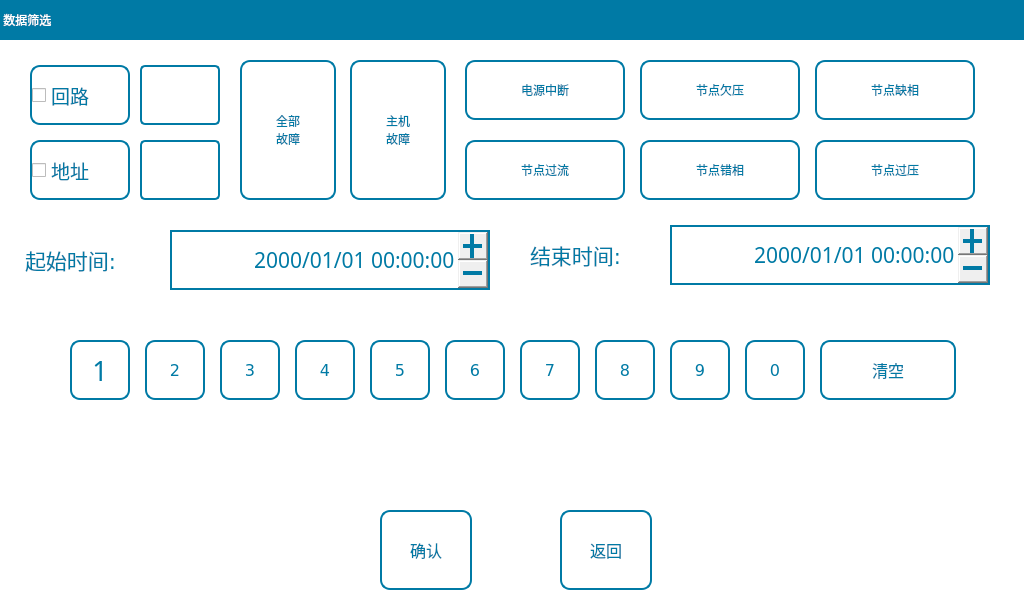
<?xml version="1.0" encoding="UTF-8"?>
<ui version="4.0">
 <class>DataFilter</class>
 <widget class="QWidget" name="DataFilter">
  <property name="geometry">
   <rect>
    <x>0</x>
    <y>0</y>
    <width>1024</width>
    <height>600</height>
   </rect>
  </property>
  <property name="focusPolicy">
   <enum>Qt::NoFocus</enum>
  </property>
  <property name="windowTitle">
   <string>Form</string>
  </property>
  <property name="styleSheet">
   <string notr="true">QWidget#DataFilter{
color:rgb(0, 0, 0);
background-color: rgb(255, 255, 255);
}

QToolButton{
font: 20pt &quot;文泉驿等宽微米黑&quot;;
font: 12pt &quot;DejaVu Sans&quot;;
border:2px solid rgb(0, 122, 165);
border-radius:10px;
color:rgb(0, 122, 165);
background-color: rgb(255, 255, 255);
}
QLabel#lb_start{
font: 16pt &quot;DejaVu Sans&quot;;
color:rgb(0, 122, 165);
}
QLabel#lb_end{
font: 16pt &quot;DejaVu Sans&quot;;
color:rgb(0, 122, 165);
}
QLineEdit{
font: 14pt &quot;文泉驿等宽微米黑&quot;;
color:rgb(15, 41, 68);
border-radius:5px;
border:2px solid rgb(0, 122, 165);
}
QCheckBox{
spacing: 5px;
font: 14pt &quot;文泉驿等宽微米黑&quot;;
font: 14pt &quot;DejaVu Sans&quot;;
color:rgb(0, 122, 165);
border:2px solid rgb(0, 122, 165);
border-radius:10px;
}
QCheckBox::indicator{
width:15px;
height:15px;
margin-left:5px;
border-radius:10px;
image: url(:/Image/uncheck.png);
}
QCheckBox::indicator::unchecked {
image: url(:/Image/uncheck.png);
}
QCheckBox::indicator::checked {
image: url(:/Image/checked.png);
}

QDateTimeEdit{
color: rgb(0, 122, 165);
font: 14pt &quot;文泉驿微米黑&quot; ;
border:2px solid  rgb(0, 122, 165);
}
QDateTimeEdit::up-button {
width: 30px; 
height:28px;
}
QDateTimeEdit::down-button {
 width: 30px;
height:28px;
}

</string>
  </property>
  <widget class="QLineEdit" name="lineEditCanId">
   <property name="geometry">
    <rect>
     <x>140</x>
     <y>140</y>
     <width>80</width>
     <height>60</height>
    </rect>
   </property>
   <property name="font">
    <font>
     <family>文泉驿等宽微米黑</family>
     <pointsize>14</pointsize>
     <weight>50</weight>
     <italic>false</italic>
     <bold>false</bold>
    </font>
   </property>
   <property name="focusPolicy">
    <enum>Qt::ClickFocus</enum>
   </property>
   <property name="text">
    <string/>
   </property>
   <property name="maxLength">
    <number>3</number>
   </property>
   <property name="alignment">
    <set>Qt::AlignRight|Qt::AlignTrailing|Qt::AlignVCenter</set>
   </property>
  </widget>
  <widget class="QLabel" name="lb_end">
   <property name="geometry">
    <rect>
     <x>530</x>
     <y>225</y>
     <width>140</width>
     <height>60</height>
    </rect>
   </property>
   <property name="font">
    <font>
     <family>DejaVu Sans</family>
     <pointsize>16</pointsize>
     <weight>50</weight>
     <italic>false</italic>
     <bold>false</bold>
    </font>
   </property>
   <property name="text">
    <string>结束时间:</string>
   </property>
  </widget>
  <widget class="QCheckBox" name="checkBoxLoop">
   <property name="geometry">
    <rect>
     <x>30</x>
     <y>65</y>
     <width>100</width>
     <height>60</height>
    </rect>
   </property>
   <property name="font">
    <font>
     <family>DejaVu Sans</family>
     <pointsize>14</pointsize>
     <weight>50</weight>
     <italic>false</italic>
     <bold>false</bold>
    </font>
   </property>
   <property name="focusPolicy">
    <enum>Qt::NoFocus</enum>
   </property>
   <property name="styleSheet">
    <string notr="true"/>
   </property>
   <property name="text">
    <string>回路</string>
   </property>
   <property name="checked">
    <bool>false</bool>
   </property>
  </widget>
  <widget class="QLineEdit" name="lineEditLoop">
   <property name="geometry">
    <rect>
     <x>140</x>
     <y>65</y>
     <width>80</width>
     <height>60</height>
    </rect>
   </property>
   <property name="font">
    <font>
     <family>文泉驿等宽微米黑</family>
     <pointsize>14</pointsize>
     <weight>50</weight>
     <italic>false</italic>
     <bold>false</bold>
    </font>
   </property>
   <property name="focusPolicy">
    <enum>Qt::ClickFocus</enum>
   </property>
   <property name="text">
    <string/>
   </property>
   <property name="maxLength">
    <number>2</number>
   </property>
   <property name="alignment">
    <set>Qt::AlignRight|Qt::AlignTrailing|Qt::AlignVCenter</set>
   </property>
  </widget>
  <widget class="QDateTimeEdit" name="dTEditStart">
   <property name="geometry">
    <rect>
     <x>170</x>
     <y>230</y>
     <width>320</width>
     <height>60</height>
    </rect>
   </property>
   <property name="font">
    <font>
     <family>文泉驿微米黑</family>
     <pointsize>16</pointsize>
     <weight>50</weight>
     <italic>false</italic>
     <bold>false</bold>
    </font>
   </property>
   <property name="focusPolicy">
    <enum>Qt::ClickFocus</enum>
   </property>
   <property name="styleSheet">
    <string notr="true">color: rgb(0, 122, 165);
font: 16pt &quot;文泉驿微米黑&quot; ;
border:2px solid  rgb(0, 122, 165);</string>
   </property>
   <property name="alignment">
    <set>Qt::AlignRight|Qt::AlignTrailing|Qt::AlignVCenter</set>
   </property>
   <property name="buttonSymbols">
    <enum>QAbstractSpinBox::PlusMinus</enum>
   </property>
   <property name="currentSection">
    <enum>QDateTimeEdit::YearSection</enum>
   </property>
   <property name="displayFormat">
    <string>yyyy/MM/dd hh:mm:ss</string>
   </property>
   <property name="timeSpec">
    <enum>Qt::LocalTime</enum>
   </property>
  </widget>
  <widget class="QLabel" name="lb_start">
   <property name="geometry">
    <rect>
     <x>25</x>
     <y>230</y>
     <width>140</width>
     <height>60</height>
    </rect>
   </property>
   <property name="font">
    <font>
     <family>DejaVu Sans</family>
     <pointsize>16</pointsize>
     <weight>50</weight>
     <italic>false</italic>
     <bold>false</bold>
    </font>
   </property>
   <property name="text">
    <string>起始时间:</string>
   </property>
  </widget>
  <widget class="QCheckBox" name="checkBoxCanId">
   <property name="geometry">
    <rect>
     <x>30</x>
     <y>140</y>
     <width>100</width>
     <height>60</height>
    </rect>
   </property>
   <property name="font">
    <font>
     <family>DejaVu Sans</family>
     <pointsize>14</pointsize>
     <weight>50</weight>
     <italic>false</italic>
     <bold>false</bold>
    </font>
   </property>
   <property name="focusPolicy">
    <enum>Qt::NoFocus</enum>
   </property>
   <property name="text">
    <string>地址</string>
   </property>
   <property name="checked">
    <bool>false</bool>
   </property>
  </widget>
  <widget class="QToolButton" name="tBtnOk">
   <property name="geometry">
    <rect>
     <x>380</x>
     <y>510</y>
     <width>92</width>
     <height>80</height>
    </rect>
   </property>
   <property name="font">
    <font>
     <family>DejaVu Sans</family>
     <pointsize>12</pointsize>
     <weight>50</weight>
     <italic>false</italic>
     <bold>false</bold>
    </font>
   </property>
   <property name="focusPolicy">
    <enum>Qt::NoFocus</enum>
   </property>
   <property name="text">
    <string>确认</string>
   </property>
   <property name="icon">
    <iconset resource="../image.qrc">
     <normaloff>:/Image/ok.png</normaloff>:/Image/ok.png</iconset>
   </property>
   <property name="iconSize">
    <size>
     <width>35</width>
     <height>35</height>
    </size>
   </property>
   <property name="toolButtonStyle">
    <enum>Qt::ToolButtonTextUnderIcon</enum>
   </property>
  </widget>
  <widget class="QToolButton" name="tBtnBack">
   <property name="enabled">
    <bool>true</bool>
   </property>
   <property name="geometry">
    <rect>
     <x>560</x>
     <y>510</y>
     <width>92</width>
     <height>80</height>
    </rect>
   </property>
   <property name="font">
    <font>
     <family>DejaVu Sans</family>
     <pointsize>12</pointsize>
     <weight>50</weight>
     <italic>false</italic>
     <bold>false</bold>
    </font>
   </property>
   <property name="focusPolicy">
    <enum>Qt::NoFocus</enum>
   </property>
   <property name="text">
    <string>返回</string>
   </property>
   <property name="icon">
    <iconset resource="../image.qrc">
     <normaloff>:/Image/back.png</normaloff>:/Image/back.png</iconset>
   </property>
   <property name="iconSize">
    <size>
     <width>35</width>
     <height>35</height>
    </size>
   </property>
   <property name="toolButtonStyle">
    <enum>Qt::ToolButtonTextUnderIcon</enum>
   </property>
  </widget>
  <widget class="QLabel" name="label_23">
   <property name="geometry">
    <rect>
     <x>0</x>
     <y>0</y>
     <width>1024</width>
     <height>40</height>
    </rect>
   </property>
   <property name="styleSheet">
    <string notr="true">font: 20pt &quot;文泉驿等宽微米黑&quot;;
color: rgb(255, 255, 255);
background-color: rgb(0, 122, 165);</string>
   </property>
   <property name="text">
    <string> 数据筛选</string>
   </property>
  </widget>
  <widget class="QToolButton" name="tBtnAllError">
   <property name="geometry">
    <rect>
     <x>240</x>
     <y>60</y>
     <width>96</width>
     <height>140</height>
    </rect>
   </property>
   <property name="focusPolicy">
    <enum>Qt::NoFocus</enum>
   </property>
   <property name="text">
    <string>全部
故障</string>
   </property>
   <property name="checked">
    <bool>false</bool>
   </property>
  </widget>
  <widget class="QStackedWidget" name="stackedWidget">
   <property name="geometry">
    <rect>
     <x>450</x>
     <y>50</y>
     <width>540</width>
     <height>160</height>
    </rect>
   </property>
   <property name="styleSheet">
    <string notr="true">background-color: rgb(255, 255, 255);</string>
   </property>
   <property name="currentIndex">
    <number>0</number>
   </property>
   <widget class="QWidget" name="pagePMFE">
    <widget class="QToolButton" name="tBtnErrorPha">
     <property name="geometry">
      <rect>
       <x>190</x>
       <y>90</y>
       <width>160</width>
       <height>60</height>
      </rect>
     </property>
     <property name="focusPolicy">
      <enum>Qt::NoFocus</enum>
     </property>
     <property name="text">
      <string>节点错相</string>
     </property>
    </widget>
    <widget class="QToolButton" name="tBtnOverVol">
     <property name="geometry">
      <rect>
       <x>365</x>
       <y>90</y>
       <width>160</width>
       <height>60</height>
      </rect>
     </property>
     <property name="focusPolicy">
      <enum>Qt::NoFocus</enum>
     </property>
     <property name="text">
      <string>节点过压</string>
     </property>
    </widget>
    <widget class="QToolButton" name="tBtnLostPow">
     <property name="geometry">
      <rect>
       <x>15</x>
       <y>10</y>
       <width>160</width>
       <height>60</height>
      </rect>
     </property>
     <property name="focusPolicy">
      <enum>Qt::NoFocus</enum>
     </property>
     <property name="text">
      <string>电源中断</string>
     </property>
    </widget>
    <widget class="QToolButton" name="tBtnLackVol">
     <property name="geometry">
      <rect>
       <x>190</x>
       <y>10</y>
       <width>160</width>
       <height>60</height>
      </rect>
     </property>
     <property name="focusPolicy">
      <enum>Qt::NoFocus</enum>
     </property>
     <property name="text">
      <string>节点欠压</string>
     </property>
    </widget>
    <widget class="QToolButton" name="tBtnOverCur">
     <property name="geometry">
      <rect>
       <x>15</x>
       <y>90</y>
       <width>160</width>
       <height>60</height>
      </rect>
     </property>
     <property name="focusPolicy">
      <enum>Qt::NoFocus</enum>
     </property>
     <property name="text">
      <string>节点过流</string>
     </property>
    </widget>
    <widget class="QToolButton" name="tBtnLostPha">
     <property name="geometry">
      <rect>
       <x>365</x>
       <y>10</y>
       <width>160</width>
       <height>60</height>
      </rect>
     </property>
     <property name="focusPolicy">
      <enum>Qt::NoFocus</enum>
     </property>
     <property name="text">
      <string>节点缺相</string>
     </property>
    </widget>
   </widget>
   <widget class="QWidget" name="pageEFMQ">
    <widget class="QToolButton" name="tBtnError">
     <property name="geometry">
      <rect>
       <x>130</x>
       <y>10</y>
       <width>95</width>
       <height>140</height>
      </rect>
     </property>
     <property name="focusPolicy">
      <enum>Qt::NoFocus</enum>
     </property>
     <property name="text">
      <string>节点
故障</string>
     </property>
    </widget>
    <widget class="QToolButton" name="tBtnAlarm">
     <property name="geometry">
      <rect>
       <x>15</x>
       <y>10</y>
       <width>95</width>
       <height>140</height>
      </rect>
     </property>
     <property name="focusPolicy">
      <enum>Qt::NoFocus</enum>
     </property>
     <property name="text">
      <string>节点
报警</string>
     </property>
    </widget>
    <widget class="QToolButton" name="tBtnOffLine">
     <property name="geometry">
      <rect>
       <x>245</x>
       <y>10</y>
       <width>95</width>
       <height>140</height>
      </rect>
     </property>
     <property name="focusPolicy">
      <enum>Qt::NoFocus</enum>
     </property>
     <property name="text">
      <string>通讯
故障</string>
     </property>
    </widget>
   </widget>
  </widget>
  <widget class="QToolButton" name="tBtnHost">
   <property name="geometry">
    <rect>
     <x>350</x>
     <y>60</y>
     <width>96</width>
     <height>140</height>
    </rect>
   </property>
   <property name="focusPolicy">
    <enum>Qt::NoFocus</enum>
   </property>
   <property name="text">
    <string>主机
故障</string>
   </property>
   <property name="checked">
    <bool>false</bool>
   </property>
  </widget>
  <widget class="QDateTimeEdit" name="dTEditEnd">
   <property name="geometry">
    <rect>
     <x>670</x>
     <y>225</y>
     <width>320</width>
     <height>60</height>
    </rect>
   </property>
   <property name="font">
    <font>
     <family>文泉驿微米黑</family>
     <pointsize>16</pointsize>
     <weight>50</weight>
     <italic>false</italic>
     <bold>false</bold>
    </font>
   </property>
   <property name="focusPolicy">
    <enum>Qt::ClickFocus</enum>
   </property>
   <property name="styleSheet">
    <string notr="true">color: rgb(0, 122, 165);
font: 16pt &quot;文泉驿微米黑&quot; ;
border:2px solid  rgb(0, 122, 165);</string>
   </property>
   <property name="alignment">
    <set>Qt::AlignRight|Qt::AlignTrailing|Qt::AlignVCenter</set>
   </property>
   <property name="buttonSymbols">
    <enum>QAbstractSpinBox::PlusMinus</enum>
   </property>
   <property name="currentSection">
    <enum>QDateTimeEdit::YearSection</enum>
   </property>
   <property name="displayFormat">
    <string>yyyy/MM/dd hh:mm:ss</string>
   </property>
   <property name="timeSpec">
    <enum>Qt::LocalTime</enum>
   </property>
  </widget>
  <widget class="QWidget" name="KeyBwidget" native="true">
   <property name="geometry">
    <rect>
     <x>60</x>
     <y>330</y>
     <width>906</width>
     <height>80</height>
    </rect>
   </property>
   <widget class="QToolButton" name="tBtn_6">
    <property name="geometry">
     <rect>
      <x>385</x>
      <y>10</y>
      <width>60</width>
      <height>60</height>
     </rect>
    </property>
    <property name="sizePolicy">
     <sizepolicy hsizetype="Fixed" vsizetype="Fixed">
      <horstretch>0</horstretch>
      <verstretch>0</verstretch>
     </sizepolicy>
    </property>
    <property name="font">
     <font>
      <family>DejaVu Sans</family>
      <pointsize>12</pointsize>
      <weight>50</weight>
      <italic>false</italic>
      <bold>false</bold>
     </font>
    </property>
    <property name="focusPolicy">
     <enum>Qt::NoFocus</enum>
    </property>
    <property name="text">
     <string>6</string>
    </property>
    <property name="autoRepeat">
     <bool>true</bool>
    </property>
   </widget>
   <widget class="QToolButton" name="tBtn_9">
    <property name="geometry">
     <rect>
      <x>610</x>
      <y>10</y>
      <width>60</width>
      <height>60</height>
     </rect>
    </property>
    <property name="sizePolicy">
     <sizepolicy hsizetype="Fixed" vsizetype="Fixed">
      <horstretch>0</horstretch>
      <verstretch>0</verstretch>
     </sizepolicy>
    </property>
    <property name="font">
     <font>
      <family>DejaVu Sans</family>
      <pointsize>12</pointsize>
      <weight>50</weight>
      <italic>false</italic>
      <bold>false</bold>
     </font>
    </property>
    <property name="focusPolicy">
     <enum>Qt::NoFocus</enum>
    </property>
    <property name="text">
     <string>9</string>
    </property>
    <property name="autoRepeat">
     <bool>true</bool>
    </property>
   </widget>
   <widget class="QToolButton" name="tBtn_8">
    <property name="geometry">
     <rect>
      <x>535</x>
      <y>10</y>
      <width>60</width>
      <height>60</height>
     </rect>
    </property>
    <property name="sizePolicy">
     <sizepolicy hsizetype="Fixed" vsizetype="Fixed">
      <horstretch>0</horstretch>
      <verstretch>0</verstretch>
     </sizepolicy>
    </property>
    <property name="font">
     <font>
      <family>DejaVu Sans</family>
      <pointsize>12</pointsize>
      <weight>50</weight>
      <italic>false</italic>
      <bold>false</bold>
     </font>
    </property>
    <property name="focusPolicy">
     <enum>Qt::NoFocus</enum>
    </property>
    <property name="text">
     <string>8</string>
    </property>
    <property name="autoRepeat">
     <bool>true</bool>
    </property>
   </widget>
   <widget class="QToolButton" name="tBtn_7">
    <property name="geometry">
     <rect>
      <x>460</x>
      <y>10</y>
      <width>60</width>
      <height>60</height>
     </rect>
    </property>
    <property name="sizePolicy">
     <sizepolicy hsizetype="Fixed" vsizetype="Fixed">
      <horstretch>0</horstretch>
      <verstretch>0</verstretch>
     </sizepolicy>
    </property>
    <property name="font">
     <font>
      <family>DejaVu Sans</family>
      <pointsize>12</pointsize>
      <weight>50</weight>
      <italic>false</italic>
      <bold>false</bold>
     </font>
    </property>
    <property name="focusPolicy">
     <enum>Qt::NoFocus</enum>
    </property>
    <property name="text">
     <string>7</string>
    </property>
    <property name="autoRepeat">
     <bool>true</bool>
    </property>
   </widget>
   <widget class="QToolButton" name="tBtn_4">
    <property name="geometry">
     <rect>
      <x>235</x>
      <y>10</y>
      <width>60</width>
      <height>60</height>
     </rect>
    </property>
    <property name="sizePolicy">
     <sizepolicy hsizetype="Fixed" vsizetype="Fixed">
      <horstretch>0</horstretch>
      <verstretch>0</verstretch>
     </sizepolicy>
    </property>
    <property name="font">
     <font>
      <family>DejaVu Sans</family>
      <pointsize>12</pointsize>
      <weight>50</weight>
      <italic>false</italic>
      <bold>false</bold>
     </font>
    </property>
    <property name="focusPolicy">
     <enum>Qt::NoFocus</enum>
    </property>
    <property name="text">
     <string>4</string>
    </property>
    <property name="autoRepeat">
     <bool>true</bool>
    </property>
   </widget>
   <widget class="QToolButton" name="tBtn_5">
    <property name="geometry">
     <rect>
      <x>310</x>
      <y>10</y>
      <width>60</width>
      <height>60</height>
     </rect>
    </property>
    <property name="sizePolicy">
     <sizepolicy hsizetype="Fixed" vsizetype="Fixed">
      <horstretch>0</horstretch>
      <verstretch>0</verstretch>
     </sizepolicy>
    </property>
    <property name="font">
     <font>
      <family>DejaVu Sans</family>
      <pointsize>12</pointsize>
      <weight>50</weight>
      <italic>false</italic>
      <bold>false</bold>
     </font>
    </property>
    <property name="focusPolicy">
     <enum>Qt::NoFocus</enum>
    </property>
    <property name="text">
     <string>5</string>
    </property>
    <property name="autoRepeat">
     <bool>true</bool>
    </property>
   </widget>
   <widget class="QToolButton" name="tBtn_1">
    <property name="geometry">
     <rect>
      <x>10</x>
      <y>10</y>
      <width>60</width>
      <height>60</height>
     </rect>
    </property>
    <property name="sizePolicy">
     <sizepolicy hsizetype="Fixed" vsizetype="Fixed">
      <horstretch>0</horstretch>
      <verstretch>0</verstretch>
     </sizepolicy>
    </property>
    <property name="font">
     <font>
      <family>文泉驿等宽微米黑</family>
      <pointsize>20</pointsize>
      <weight>50</weight>
      <italic>false</italic>
      <bold>false</bold>
     </font>
    </property>
    <property name="focusPolicy">
     <enum>Qt::NoFocus</enum>
    </property>
    <property name="styleSheet">
     <string notr="true">QToolButton{
font: 20pt &quot;文泉驿等宽微米黑&quot;;
color: rgb(0, 122, 165);
border:2px solid rgb(0, 122, 165);
border-radius:10px;
background-color: rgb(255, 255, 255);
}</string>
    </property>
    <property name="text">
     <string>1</string>
    </property>
    <property name="autoRepeat">
     <bool>true</bool>
    </property>
   </widget>
   <widget class="QToolButton" name="tBtn_0">
    <property name="geometry">
     <rect>
      <x>685</x>
      <y>10</y>
      <width>60</width>
      <height>60</height>
     </rect>
    </property>
    <property name="sizePolicy">
     <sizepolicy hsizetype="Fixed" vsizetype="Fixed">
      <horstretch>0</horstretch>
      <verstretch>0</verstretch>
     </sizepolicy>
    </property>
    <property name="font">
     <font>
      <family>DejaVu Sans</family>
      <pointsize>12</pointsize>
      <weight>50</weight>
      <italic>false</italic>
      <bold>false</bold>
     </font>
    </property>
    <property name="focusPolicy">
     <enum>Qt::NoFocus</enum>
    </property>
    <property name="text">
     <string>0</string>
    </property>
    <property name="autoRepeat">
     <bool>true</bool>
    </property>
   </widget>
   <widget class="QToolButton" name="tBtn_3">
    <property name="geometry">
     <rect>
      <x>160</x>
      <y>10</y>
      <width>60</width>
      <height>60</height>
     </rect>
    </property>
    <property name="sizePolicy">
     <sizepolicy hsizetype="Fixed" vsizetype="Fixed">
      <horstretch>0</horstretch>
      <verstretch>0</verstretch>
     </sizepolicy>
    </property>
    <property name="font">
     <font>
      <family>DejaVu Sans</family>
      <pointsize>12</pointsize>
      <weight>50</weight>
      <italic>false</italic>
      <bold>false</bold>
     </font>
    </property>
    <property name="focusPolicy">
     <enum>Qt::NoFocus</enum>
    </property>
    <property name="text">
     <string>3</string>
    </property>
    <property name="autoRepeat">
     <bool>true</bool>
    </property>
   </widget>
   <widget class="QToolButton" name="tBtn_del">
    <property name="geometry">
     <rect>
      <x>760</x>
      <y>10</y>
      <width>136</width>
      <height>60</height>
     </rect>
    </property>
    <property name="sizePolicy">
     <sizepolicy hsizetype="Fixed" vsizetype="Fixed">
      <horstretch>0</horstretch>
      <verstretch>0</verstretch>
     </sizepolicy>
    </property>
    <property name="minimumSize">
     <size>
      <width>0</width>
      <height>0</height>
     </size>
    </property>
    <property name="font">
     <font>
      <family>DejaVu Sans</family>
      <pointsize>12</pointsize>
      <weight>50</weight>
      <italic>false</italic>
      <bold>false</bold>
     </font>
    </property>
    <property name="focusPolicy">
     <enum>Qt::NoFocus</enum>
    </property>
    <property name="text">
     <string>清空</string>
    </property>
    <property name="autoRepeat">
     <bool>true</bool>
    </property>
   </widget>
   <widget class="QToolButton" name="tBtn_2">
    <property name="geometry">
     <rect>
      <x>85</x>
      <y>10</y>
      <width>60</width>
      <height>60</height>
     </rect>
    </property>
    <property name="sizePolicy">
     <sizepolicy hsizetype="Fixed" vsizetype="Fixed">
      <horstretch>0</horstretch>
      <verstretch>0</verstretch>
     </sizepolicy>
    </property>
    <property name="font">
     <font>
      <family>DejaVu Sans</family>
      <pointsize>12</pointsize>
      <weight>50</weight>
      <italic>false</italic>
      <bold>false</bold>
     </font>
    </property>
    <property name="focusPolicy">
     <enum>Qt::NoFocus</enum>
    </property>
    <property name="text">
     <string>2</string>
    </property>
    <property name="autoRepeat">
     <bool>true</bool>
    </property>
   </widget>
  </widget>
 </widget>
 <resources>
  <include location="../image.qrc"/>
 </resources>
 <connections/>
</ui>
